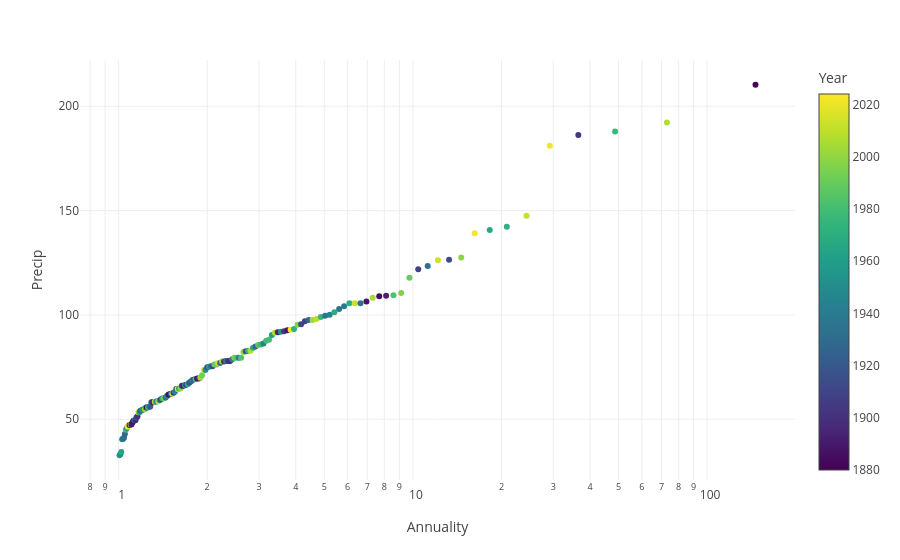

The notebook cell saved with this chart:
### Code cell
annual_max = pd.DataFrame([dummy.PRCPmm.resample('1Y').max().sort_values().values, dummy.PRCPmm.resample('1Y').max().sort_values().index.year, (np.arange(145)+1)/146,(1/(1-(np.arange(145)+1)/146))]).T
annual_max.columns = ['Precip','Year','Probability','Annuality']
#px.scatter(annual_max, x='Probability', y='Precip', color='Year', template='none')
px.scatter(annual_max, x='Annuality', y='Precip', color='Year', template='none', log_x=True)

### Figure 1 — Plotly figure (JSON) as saved in the notebook; plotly's stock layout.template omitted (floating-point values rounded to 4 significant figures; data arrays with more than 128 entries replaced by an {"elided": "..."} marker saying what was removed)
{"data": [{"hovertemplate": "Annuality=%{x}<br>Precip=%{y}<br>Year=%{marker.color}<extra></extra>", "legendgroup": "", "marker": {"color": {"elided": "145 int values"}, "coloraxis": "coloraxis", "symbol": "circle"}, "mode": "markers", "name": "", "orientation": "v", "showlegend": false, "type": "scatter", "x": {"elided": "145 float values"}, "xaxis": "x", "y": {"elided": "145 float values"}, "yaxis": "y"}], "layout": {"coloraxis": {"colorbar": {"title": {"text": "Year"}}, "colorscale": [[0, "#440154"], [0.1111, "#482878"], [0.2222, "#3e4989"], [0.3333, "#31688e"], [0.4444, "#26828e"], [0.5556, "#1f9e89"], [0.6667, "#35b779"], [0.7778, "#6ece58"], [0.8889, "#b5de2b"], [1, "#fde725"]]}, "legend": {"tracegroupgap": 0}, "margin": {"t": 60}, "xaxis": {"anchor": "y", "domain": [0, 1], "title": {"text": "Annuality"}, "type": "log"}, "yaxis": {"anchor": "x", "domain": [0, 1], "title": {"text": "Precip"}}}}
